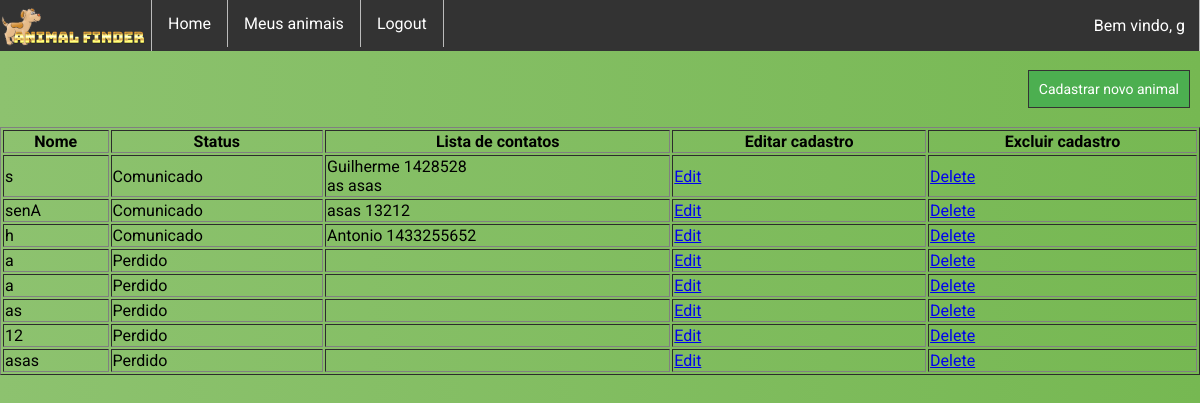
Page /meus_animais/ (signed in) on the committed database.
### usuario/models.py (models this page shows, shortened)
class Dono(AbstractBaseUser):
    email = models.EmailField(verbose_name="email", unique=True, max_length=100)
    nome = models.CharField(max_length=100)
    telefone = models.CharField(max_length=20)
    date_joined = models.DateTimeField(verbose_name="date_joined", auto_now_add=True)
    last_login = models.DateTimeField(verbose_name="last_login", auto_now=True)
    is_admin = models.BooleanField(default=False)
    is_active = models.BooleanField(default=True)
    is_staff = models.BooleanField(default=False)
    is_superuser = models.BooleanField(default=False)
    USERNAME_FIELD = 'email'
    REQUIRED_FIELDS = ['nome', 'telefone']
    objects = DonoManager()

### main/models.py (models this page shows, shortened)
class Animal(models.Model):
    foto  = models.ImageField(upload_to=UploadToPathAndRename('{}'.format(time.strftime("%Y_%m_%d_"))))
    nome  = models.CharField(max_length=100)
    idade = models.CharField(max_length=3, blank=True)
    cidade_desaparecimento = models.CharField(max_length=50)
    estado_desaparecimento = models.CharField(max_length=50)
    status = models.IntegerField(choices=STATUS_ANIMAL, default=1, blank=True)
    dono = models.ForeignKey(Dono, on_delete=models.CASCADE,  null=True)
    informacoes_extras = models.TextField(max_length=250, blank=True)

class Contato(models.Model):
    nome = models.CharField(max_length=100)
    telefone = models.CharField(max_length=20)
    animal = models.ForeignKey(Animal, on_delete=models.CASCADE, null=True)

### main/views.py (the view)
# urls.py: path("meus_animais/", meus_animais, name="meus_animais"),
@login_required
def meus_animais(request):
    animals = [i for i in Animal.objects.all() if i.dono.email==request.user.email]
    contatos = []
    for a in animals:
        contatos.append(Contato.objects.filter(animal__id=a.id))
    context = {'animais': zip(animals, contatos) }
    return render(request, 'meus_animais.html', context)

### main/templates/meus_animais.html
{% extends 'base.html' %}
{% block css %}
  {% load static %}
  <link href="{% static 'meus_animais_style.css' %}"  rel="stylesheet">
{% endblock css %}
{% block content %}
    <div class="new_animal">
      <form action="{%  url 'novo_animal' %}">
        <button type="submit">Cadastrar novo animal</button>
      </form>
    </div>
  <br>
  <br><br>
  <table class="table_animal_status" border="1" width="100%">
    <thead>
      <tr>
        <th>Nome</th>
        <th>Status</th>
        <th>Lista de contatos</th>
        <th>Editar cadastro</th>
        <th>Excluir cadastro</th>
      </tr>
      </thead>
    <tbody>
    {% for animal, contatos in animais %}
      <tr>
      <td>
        {{animal.nome}}
      </td>
      <td>
        {{animal.get_status_display}}
      </td>
      <td>
        {% for contato in contatos %}
          {{contato.nome}}
          {{contato.telefone}}
          <br>
        {% endfor %}
      </td>
      <td><a class="btn btn-warning" href="{%  url 'animal_edit' animal.id %}">Edit</a>
            </td>
			<td><a class="btn btn-danger" href="{%  url 'animal_delete' animal.id %}">Delete</a>
			</td>
    </tr>
    {% endfor %}
  </tbody>
  </table>
{% endblock content %}

### main/templates/base.html
<!DOCTYPE html>
<html>
<head>
  {% load static %}
  <link href="{% static 'general_style.css' %}"  rel="stylesheet">
  {% block css %}
  {% endblock css %}
  {% load static %}
  <link href="{% static 'nav_style.css' %}"  rel="stylesheet">
    <div class="nav">
      <ul>
          <li class="li-logo"><img class="logo" src="/static/ANIMAL_FINDER_LOGO.png" alt="Logo"></li>
      {% if request.user.is_authenticated %}
          <li><a href="{% url 'home' %}">Home</a></li>
          <li><a href="{% url 'meus_animais' %}">Meus animais</a></li>
          <li><a href="{% url 'logout' %}">Logout</a></li>
          <li class='welcome_message'><p>Bem vindo, {{request.user.nome}}</p></li>
      {% else %}
          <li><a href="{% url 'home' %}">Home</a></li>
          <li><a href="{% url 'register' %}">Registrar</a></li>
          <li><a href="{% url 'login' %}">Login</a></li>
      {% endif %}
      </ul>
    </div>
</head>
<body>
  {% block content %}
  {% endblock content %}
</body>
</html>

### main/static/general_style.css (style rules this page uses)
* { font-family: "Roboto", sans-serif; box-sizing: border-box; }
body { border: 0px; margin: 0px; background: #76b852; background: -webkit-linear-gradient(right, #76b852, #8DC26F); background: -moz-linear-gradient(right, #76b852, #8DC26F); background: -o-linear-gradient(right, #76b852, #8DC26F); background: linear-gradient(to left, #76b852, #8DC26F); -webkit-font-smoothing: antialiased; -moz-osx-font-smoothing: grayscale; padding-top: 70px; }

### main/static/meus_animais_style.css (style rules this page uses)
.new_animal button { font-size: 30px; display: block; float: right; outline: 0; background: #4CAF50; margin-right: 10px; border: 1px solid #333; padding: 10px; color: #FFFFFF; font-size: 14px; -webkit-transition: all 0.3 ease; transition: all 0.3 ease; cursor: pointer; }

### main/static/nav_style.css (style rules this page uses)
.nav { position: fixed; width: 100%; top: 0; z-index: 9999; }
.nav ul { list-style-type: none; margin: 0; padding: 0; overflow: hidden; background-color: #333; }
.nav li { float: left; border-right: 1px solid #bbb; text-align: center; image-orientation: center; }
.nav li a { display: block; color: white; text-align: center; padding: 14px 16px; text-decoration: none; }
.nav li p { padding: 0px 14px 0px 16px; color: white; }
.nav li.welcome_message { float: right; text-align: center; }

### rows in the picture
Dono: user.nome "g"
Animal: nome "s", status "Comunicado"
Contato: nome "Guilherme", telefone "1428528"
Contato: nome "as", telefone "asas"
Animal: nome "senA", status "Comunicado"
Contato: nome "asas", telefone "13212"
Animal: nome "h", status "Comunicado"
Contato: nome "Antonio", telefone "1433255652"
Animal: nome "a", status "Perdido"
Animal: nome "a", status "Perdido"
Animal: nome "as", status "Perdido"
Animal: nome "12", status "Perdido"
Animal: nome "asas", status "Perdido"
